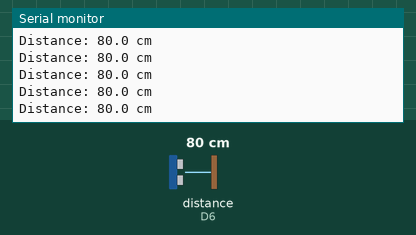
This sketch was run on a simulated ESP8266 (NodeMCU). On the bench: the last lines printed to the serial monitor. Wiring (inferred from the names in the program): ultrasonic range finder: trigger D5; echo D6. The inputs (shaded band) are chosen by the test bench; at power-on: distance to the obstacle (sensor on D6) 80 cm. The echo pulse lasts 58.3 µs per cm.

Above: at 1.2 s.
1.3 s: distance to the obstacle (sensor on D6) set to 2 cm
At 1.59 s:
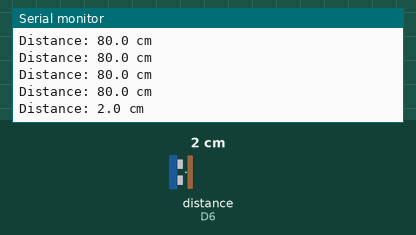
2.8 s: distance to the obstacle (sensor on D6) set to 4 cm
At 2.8 s:
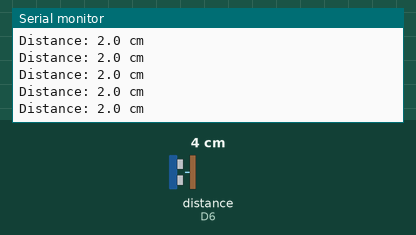
Timing chart, 0 to 5.8 s (numbered marks = the images above; inputs shaded):
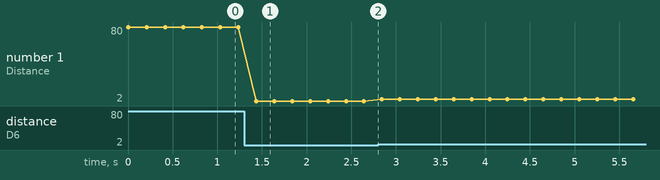

The sketch:

distance_test.ino
```cpp
// Smart Recycling: HC-SR04 distance test on NodeMCU ESP8266
// This code only checks that the board and the sensor work.
//
// Wiring:
//   HC-SR04 VCC  -> 5V pin of the NodeMCU
//   HC-SR04 GND  -> GND
//   HC-SR04 TRIG -> D5
//   HC-SR04 ECHO -> D6 through a voltage divider (1k and 1.8k resistors).
//                    The Echo pin gives 5 V, but the ESP8266 pin accepts only 3.3 V.

const int trigPin = D5;
const int echoPin = D6;

void setup() {
  Serial.begin(115200);
  pinMode(trigPin, OUTPUT);
  pinMode(echoPin, INPUT);
  digitalWrite(trigPin, LOW);
}

void loop() {
  // Send the trigger pulse
  digitalWrite(trigPin, LOW);
  delayMicroseconds(5);
  digitalWrite(trigPin, HIGH);
  delayMicroseconds(15);
  digitalWrite(trigPin, LOW);

  // Measure the echo time (timeout: 30000 microseconds)
  long duration = pulseIn(echoPin, HIGH, 30000);

  if (duration > 0) {
    // Speed of sound: 0.0343 cm per microsecond. Divide by 2 (go and return).
    float distance = (duration * 0.0343) / 2.0;
    Serial.print("Distance: ");
    Serial.print(distance, 1);
    Serial.println(" cm");
  } else {
    Serial.println("Distance: NO_ECHO");
  }

  delay(200);
}
```

Measured:
- after the input at 1.3 s, the serial monitor: prints a new line after 0.14 s (image 1)
- plotted number 1: 80 → 2 after the input at 1.3 s, 2 → 4 after the input at 2.8 s
